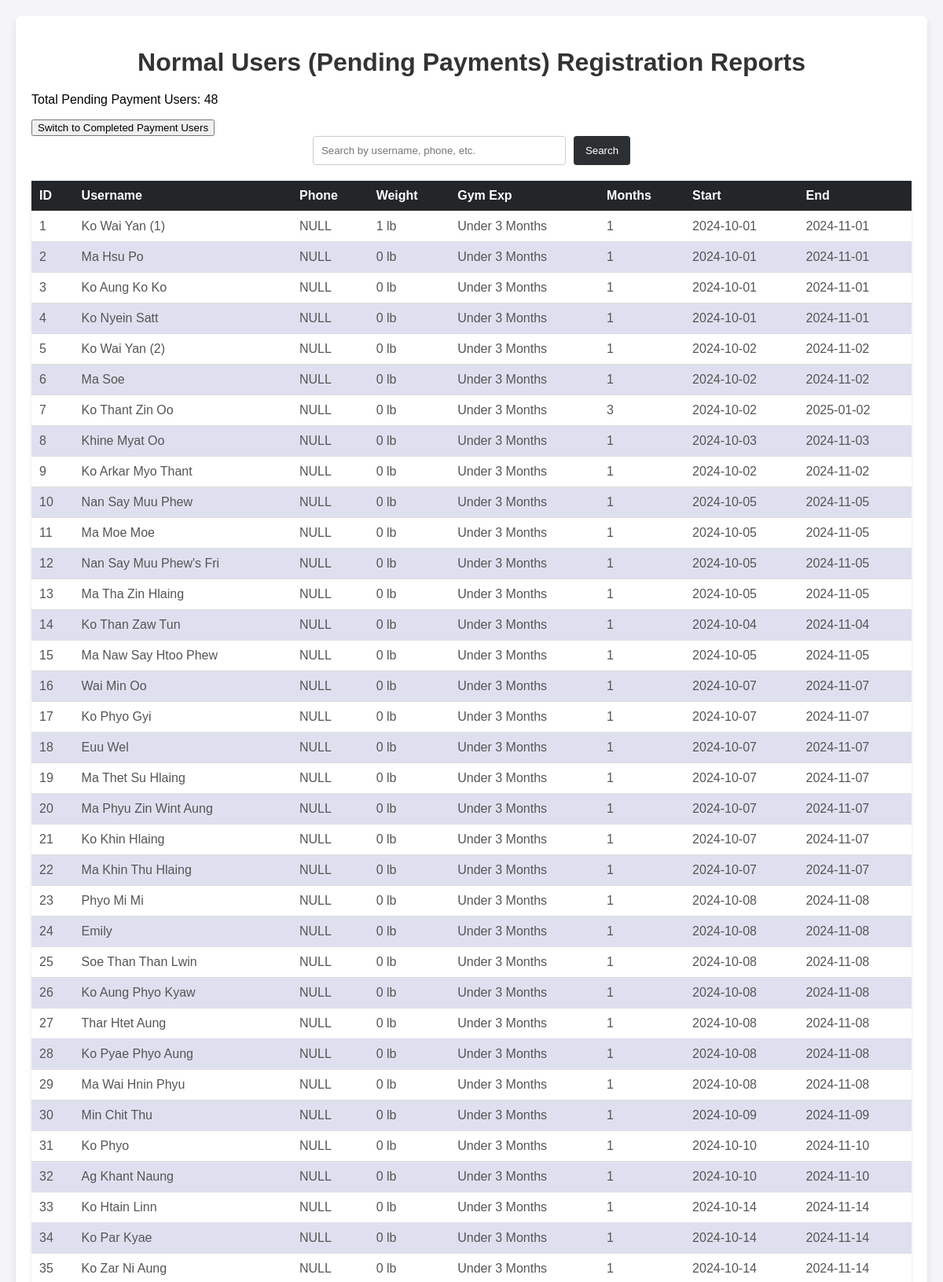
Screenshot of /view_normal_copy.php (signed in, upper part) with the database file from the repository.
### tables this page shows
CREATE TABLE `client` (
  `id` int(11) NOT NULL,
  `name` varchar(100) NOT NULL,
  `phone` varchar(20) NOT NULL,
  `weight` float NOT NULL,
  `weight_unit` enum('lb','kg') NOT NULL,
  `gender` enum('male','female') NOT NULL,
  `select_option2` varchar(50) NOT NULL,
  `select_option3` varchar(50) NOT NULL,
  `start` date NOT NULL,
  `end` date NOT NULL
);

### view_normal_copy.php (the view, shortened to what this page needs)
<?php
$host = 'localhost';
$db = 'gym_base';
$user = 'root';
$pass = '';
$conn = new mysqli($host, $user, $pass, $db);
$table = isset($_GET['table']) && $_GET['table'] === 'done_normal' ? 'done_normal' : 'client';
$search = '';
$sql = "SELECT * FROM `$table`";
$sql .= " ORDER BY id ASC";
$result = $conn->query($sql);
$userCount = $result ? $result->num_rows : 0;
?>
<!DOCTYPE html>
<html lang="en">
<head>
    <link rel="stylesheet" href="view_users.css">
</head>
<body>
    <div class="container">
        <h1><?php echo $table === 'client' ? 'Normal Users (Pending Payments)' : 'Completed Payment Users'; ?> Registration Reports</h1>
        <p>Total <?php echo $table === 'client' ? 'Pending Payment' : 'Completed Payment'; ?> Users: <?php echo $userCount; ?></p>
        <form method="get" class="toggle-form">
            <button type="submit">Switch to <?php echo $table === 'client' ? 'Completed Payment Users' : 'Pending Payment Users'; ?></button>
        </form>
        <form method="get" class="search-form">
            <input type="text" name="search" placeholder="Search by username, phone, etc." value="<?php echo htmlspecialchars($search); ?>">
            <button type="submit">Search</button>
        </form>
        <table>
            <thead>
                <tr>
                    <th>ID</th>
                    <th>Username</th>
                    <th>Phone</th>
                    <th>Weight</th>
                    <th>Gym Exp</th>
                    <th>Months</th>
                    <th>Start</th>
                    <th>End</th>
                </tr>
            </thead>
            <tbody>
                <?php
                $counter = 1;
                if ($result && $result->num_rows > 0): ?>
                    <?php while ($row = $result->fetch_assoc()): ?>
                        <tr>
                            <td><?php echo $counter++; ?></td>
                            <td><?php echo htmlspecialchars($row['name']); ?></td>
                            <td><?php echo htmlspecialchars($row['phone']); ?></td>
                            <td><?php echo htmlspecialchars($row['weight']) . ' ' . htmlspecialchars($row['weight_unit']); ?></td>
                            <td><?php echo htmlspecialchars($row['select_option2']); ?></td>
                            <td><?php echo htmlspecialchars($row['select_option3']); ?></td>
                            <td><?php echo htmlspecialchars($row['start']); ?></td>
                            <td><?php echo htmlspecialchars($row['end']); ?></td>
                        </tr>
                    <?php endwhile; ?>
                <?php else: ?>
                    <tr>
                        <td colspan="8">No results found.</td>
                    </tr>
                <?php endif; ?>
            </tbody>
        </table>
    </div>
</body>
</html>

### view_users.css (style rules this page uses)
body { font-family: Arial, sans-serif; background-color: #f4f4f9; margin: 0; padding: 20px; }
.container { max-width: 1200px; margin: 0 auto; background-color: #fff; padding: 20px; border-radius: 8px; box-shadow: 0 4px 8px rgba(0, 0, 0, 0.1); }
h1 { text-align: center; color: #333; margin-bottom: 20px; }
.search-form { display: flex; justify-content: center; margin-bottom: 20px; }
.search-form input[type="text"] { width: 300px; padding: 10px; border: 1px solid #ccc; border-radius: 4px; margin-right: 10px; outline: none; transition: border-color 0.3s ease; }
.search-form button { padding: 10px 15px; background-color: #2d3033; color: #fff; border: none; border-radius: 4px; cursor: pointer; transition: background-color 0.3s ease; }
table { width: 100%; border-collapse: collapse; margin-bottom: 20px; box-shadow: 0 2px 4px rgba(0, 0, 0, 0.1); }
thead { background-color: #232629; color: #fff; }
th, td { padding: 10px; text-align: left; border-bottom: 1px solid #ddd; }
tr:nth-child(even) { background-color: #0e108621; }
td { color: #555; }
table th, table td { text-align: left; padding: 10px; }

### rows the page displays
client: name "Ko Wai Yan (1)", phone "NULL", weight "1", weight_unit "lb", select_option2 "Under 3 Months", select_option3 "1", start "2024-10-01", end "2024-11-01"
client: name "Ma Hsu Po", phone "NULL", weight "0", weight_unit "lb", select_option2 "Under 3 Months", select_option3 "1", start "2024-10-01", end "2024-11-01"
client: name "Ko Aung Ko Ko", phone "NULL", weight "0", weight_unit "lb", select_option2 "Under 3 Months", select_option3 "1", start "2024-10-01", end "2024-11-01"
client: name "Ko Nyein Satt", phone "NULL", weight "0", weight_unit "lb", select_option2 "Under 3 Months", select_option3 "1", start "2024-10-01", end "2024-11-01"
client: name "Ko Wai Yan (2)", phone "NULL", weight "0", weight_unit "lb", select_option2 "Under 3 Months", select_option3 "1", start "2024-10-02", end "2024-11-02"
client: name "Ma Soe", phone "NULL", weight "0", weight_unit "lb", select_option2 "Under 3 Months", select_option3 "1", start "2024-10-02", end "2024-11-02"
client: name "Ko Thant Zin Oo", phone "NULL", weight "0", weight_unit "lb", select_option2 "Under 3 Months", select_option3 "3", start "2024-10-02", end "2025-01-02"
client: name "Khine Myat Oo", phone "NULL", weight "0", weight_unit "lb", select_option2 "Under 3 Months", select_option3 "1", start "2024-10-03", end "2024-11-03"
client: name "Ko Arkar Myo Thant", phone "NULL", weight "0", weight_unit "lb", select_option2 "Under 3 Months", select_option3 "1", start "2024-10-02", end "2024-11-02"
client: name "Nan Say Muu Phew", phone "NULL", weight "0", weight_unit "lb", select_option2 "Under 3 Months", select_option3 "1", start "2024-10-05", end "2024-11-05"
client: name "Ma Moe Moe", phone "NULL", weight "0", weight_unit "lb", select_option2 "Under 3 Months", select_option3 "1", start "2024-10-05", end "2024-11-05"
client: name "Nan Say Muu Phew's Fri", phone "NULL", weight "0", weight_unit "lb", select_option2 "Under 3 Months", select_option3 "1", start "2024-10-05", end "2024-11-05"
client: name "Ma Tha Zin Hlaing", phone "NULL", weight "0", weight_unit "lb", select_option2 "Under 3 Months", select_option3 "1", start "2024-10-05", end "2024-11-05"
client: name "Ko Than Zaw Tun", phone "NULL", weight "0", weight_unit "lb", select_option2 "Under 3 Months", select_option3 "1", start "2024-10-04", end "2024-11-04"
client: name "Ma Naw Say Htoo Phew", phone "NULL", weight "0", weight_unit "lb", select_option2 "Under 3 Months", select_option3 "1", start "2024-10-05", end "2024-11-05"
client: name "Wai Min Oo", phone "NULL", weight "0", weight_unit "lb", select_option2 "Under 3 Months", select_option3 "1", start "2024-10-07", end "2024-11-07"
client: name "Ko Phyo Gyi", phone "NULL", weight "0", weight_unit "lb", select_option2 "Under 3 Months", select_option3 "1", start "2024-10-07", end "2024-11-07"
client: name "Euu Wel", phone "NULL", weight "0", weight_unit "lb", select_option2 "Under 3 Months", select_option3 "1", start "2024-10-07", end "2024-11-07"
client: name "Ma Thet Su Hlaing", phone "NULL", weight "0", weight_unit "lb", select_option2 "Under 3 Months", select_option3 "1", start "2024-10-07", end "2024-11-07"
client: name "Ma Phyu Zin Wint Aung", phone "NULL", weight "0", weight_unit "lb", select_option2 "Under 3 Months", select_option3 "1", start "2024-10-07", end "2024-11-07"
client: name "Ko Khin Hlaing", phone "NULL", weight "0", weight_unit "lb", select_option2 "Under 3 Months", select_option3 "1", start "2024-10-07", end "2024-11-07"
client: name "Ma Khin Thu Hlaing", phone "NULL", weight "0", weight_unit "lb", select_option2 "Under 3 Months", select_option3 "1", start "2024-10-07", end "2024-11-07"
client: name "Phyo Mi Mi", phone "NULL", weight "0", weight_unit "lb", select_option2 "Under 3 Months", select_option3 "1", start "2024-10-08", end "2024-11-08"
client: name "Emily", phone "NULL", weight "0", weight_unit "lb", select_option2 "Under 3 Months", select_option3 "1", start "2024-10-08", end "2024-11-08"
client: name "Soe Than Than Lwin", phone "NULL", weight "0", weight_unit "lb", select_option2 "Under 3 Months", select_option3 "1", start "2024-10-08", end "2024-11-08"
client: name "Ko Aung Phyo Kyaw", phone "NULL", weight "0", weight_unit "lb", select_option2 "Under 3 Months", select_option3 "1", start "2024-10-08", end "2024-11-08"
client: name "Thar Htet Aung", phone "NULL", weight "0", weight_unit "lb", select_option2 "Under 3 Months", select_option3 "1", start "2024-10-08", end "2024-11-08"
client: name "Ko Pyae Phyo Aung", phone "NULL", weight "0", weight_unit "lb", select_option2 "Under 3 Months", select_option3 "1", start "2024-10-08", end "2024-11-08"
client: name "Ma Wai Hnin Phyu", phone "NULL", weight "0", weight_unit "lb", select_option2 "Under 3 Months", select_option3 "1", start "2024-10-08", end "2024-11-08"
client: name "Min Chit Thu", phone "NULL", weight "0", weight_unit "lb", select_option2 "Under 3 Months", select_option3 "1", start "2024-10-09", end "2024-11-09"
client: name "Ko Phyo", phone "NULL", weight "0", weight_unit "lb", select_option2 "Under 3 Months", select_option3 "1", start "2024-10-10", end "2024-11-10"
client: name "Ag Khant Naung", phone "NULL", weight "0", weight_unit "lb", select_option2 "Under 3 Months", select_option3 "1", start "2024-10-10", end "2024-11-10"
client: name "Ko Htain Linn", phone "NULL", weight "0", weight_unit "lb", select_option2 "Under 3 Months", select_option3 "1", start "2024-10-14", end "2024-11-14"
client: name "Ko Par Kyae", phone "NULL", weight "0", weight_unit "lb", select_option2 "Under 3 Months", select_option3 "1", start "2024-10-14", end "2024-11-14"
client: name "Ko Zar Ni Aung", phone "NULL", weight "0", weight_unit "lb", select_option2 "Under 3 Months", select_option3 "1", start "2024-10-14", end "2024-11-14"

### other values shown
$userCount "48"
